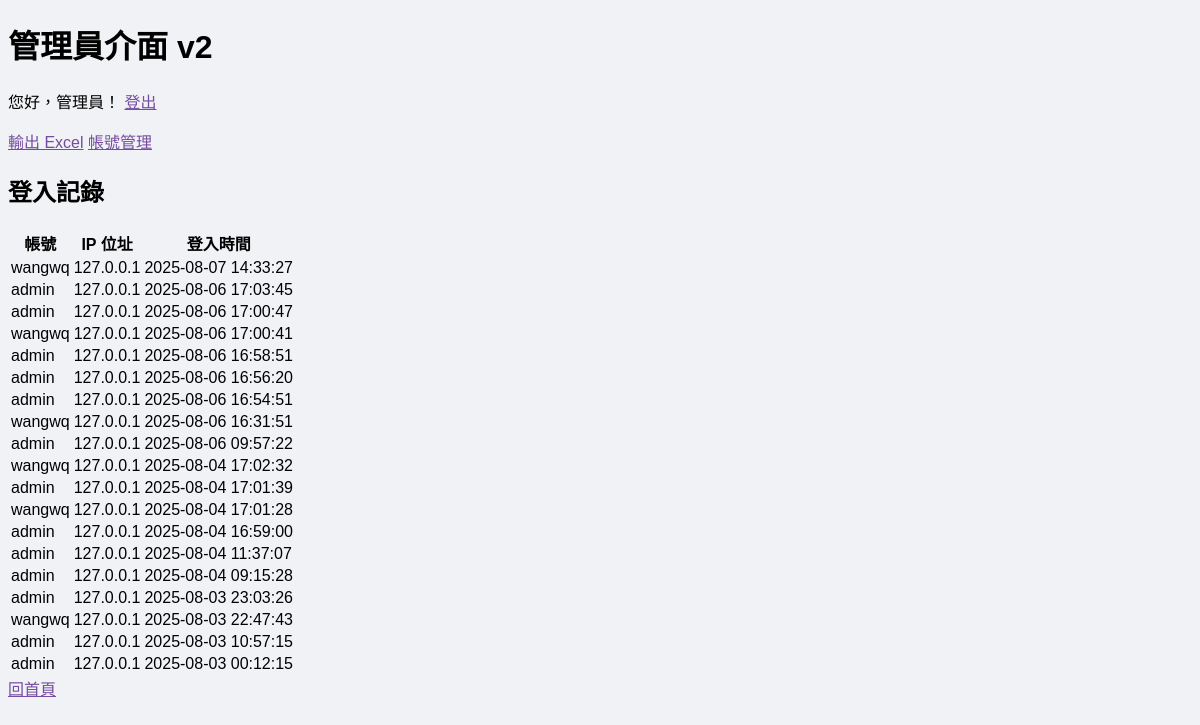
The page /admin (signed in) on the database its author committed.
### tables this page shows
CREATE TABLE login_records (
    id INTEGER PRIMARY KEY AUTOINCREMENT,
    user_id INTEGER NOT NULL,
    username TEXT NOT NULL,
    ip_address TEXT NOT NULL,
    login_time TEXT NOT NULL,
    FOREIGN KEY (user_id) REFERENCES users(id)
);

### app.py (the view)
@app.route('/admin')
def admin():
    if 'user_id' not in session or session.get('is_admin') != 1:
        flash("您沒有權限訪問此頁面！")
        return redirect(url_for('index'))
    db = get_db()
    login_records = db.execute("SELECT username, ip_address, login_time FROM login_records ORDER BY login_time DESC").fetchall()
    return render_template('admin.html', login_records=login_records, current_user_name=session.get('name'))

### app.py (called while the page is built)
def get_db():
    db = getattr(g, '_database', None)
    if db is None:
        db = g._database = sqlite3.connect(app.config['DATABASE'])
        db.row_factory = sqlite3.Row
    return db

@app.teardown_appcontext
def close_connection(exception):
    db = getattr(g, '_database', None)
    if db is not None:
        db.close()

### templates/admin.html (shortened to what this page needs)
<!DOCTYPE html>
<html lang="zh-TW">
<head>
    <link rel="stylesheet" href="{{ url_for('static', filename='style.css') }}">
</head>
<body>
    <div class="container">
        <h1 class="mt-4">管理員介面 v2</h1>
        {% if current_user_name %}
        <p>您好，{{ current_user_name }}！ <a href="{{ url_for('logout') }}">登出</a></p>
        {% endif %}
        <div class="mb-4">
            <a href="{{ url_for('export_excel') }}" class="btn btn-success">輸出 Excel</a>
            <a href="{{ url_for('manage_users') }}" class="btn btn-primary">帳號管理</a>
        </div>
        <h2 class="mt-4">登入記錄</h2>
        {% if login_records %}
        <table class="table table-striped table-bordered">
            <thead class="thead-dark">
                <tr>
                    <th>帳號</th>
                    <th>IP 位址</th>
                    <th>登入時間</th>
                </tr>
            </thead>
            <tbody>
                {% for record in login_records %}
                <tr>
                    <td>{{ record.username }}</td>
                    <td>{{ record.ip_address }}</td>
                    <td>{{ record.login_time }}</td>
                </tr>
                {% endfor %}
            </tbody>
        </table>
        {% else %}
        <p>目前沒有登入記錄。</p>
        {% endif %}
        <div class="mt-4">
            <a href="/" class="btn btn-secondary">回首頁</a>
        </div>
    </div>
</body>
</html>

### static/style.css (style rules this page uses)
body { font-family: 'Arial', sans-serif; background-color: #f0f2f5; }
a { color: #764ba2; }

### rows shown on the page
login_records: username "wangwq", ip_address "127.0.0.1", login_time "2025-08-07 14:33:27"
login_records: username "admin", ip_address "127.0.0.1", login_time "2025-08-06 17:03:45"
login_records: username "admin", ip_address "127.0.0.1", login_time "2025-08-06 17:00:47"
login_records: username "wangwq", ip_address "127.0.0.1", login_time "2025-08-06 17:00:41"
login_records: username "admin", ip_address "127.0.0.1", login_time "2025-08-06 16:58:51"
login_records: username "admin", ip_address "127.0.0.1", login_time "2025-08-06 16:56:20"
login_records: username "admin", ip_address "127.0.0.1", login_time "2025-08-06 16:54:51"
login_records: username "wangwq", ip_address "127.0.0.1", login_time "2025-08-06 16:31:51"
login_records: username "admin", ip_address "127.0.0.1", login_time "2025-08-06 09:57:22"
login_records: username "wangwq", ip_address "127.0.0.1", login_time "2025-08-04 17:02:32"
login_records: username "admin", ip_address "127.0.0.1", login_time "2025-08-04 17:01:39"
login_records: username "wangwq", ip_address "127.0.0.1", login_time "2025-08-04 17:01:28"
login_records: username "admin", ip_address "127.0.0.1", login_time "2025-08-04 16:59:00"
login_records: username "admin", ip_address "127.0.0.1", login_time "2025-08-04 11:37:07"
login_records: username "admin", ip_address "127.0.0.1", login_time "2025-08-04 09:15:28"
login_records: username "admin", ip_address "127.0.0.1", login_time "2025-08-03 23:03:26"
login_records: username "wangwq", ip_address "127.0.0.1", login_time "2025-08-03 22:47:43"
login_records: username "admin", ip_address "127.0.0.1", login_time "2025-08-03 10:57:15"
login_records: username "admin", ip_address "127.0.0.1", login_time "2025-08-03 00:12:15"

### other values the page prints
{{ current_user_name }} "管理員"
